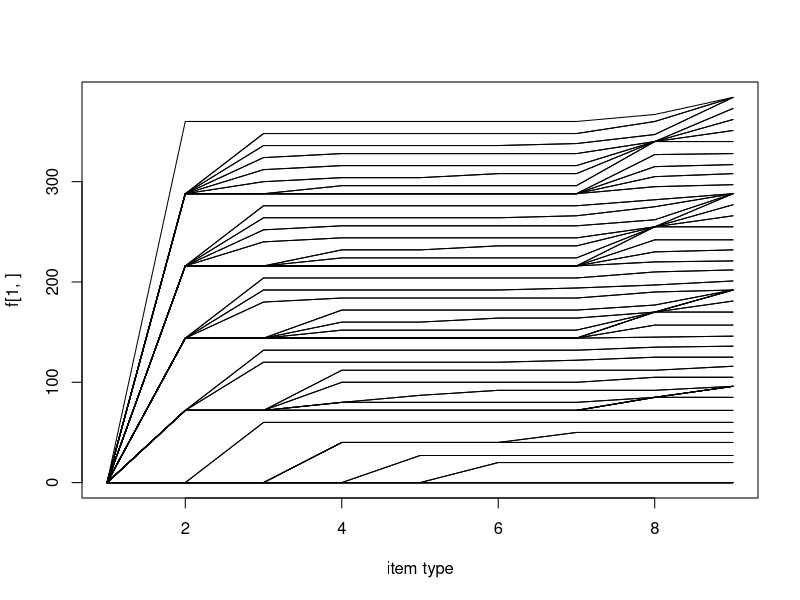

Generate this figure with R:
g <- function(x, v){
  return(x * v)
}

# weight
w <- c(20,18,14,12,10,16,22,24)
# value
v <- c(72,60,40,27,20,50,85,96)

# we have N types of items
N <- length(w)

# consider a case with two functions

Z <- seq(1, 100, 1)

# get the maximum Z
zMax <- 100

# we need the value function f

f <- matrix(0, zMax, N + 1) # + 1 corresponds to the 0 as the initial index for i
x <- array(0, dim = c(zMax, N + 1, N + 1)) #each iteration the previous values of optimal values also change, 
# so we need to introduce an additional dimension to keep the state of 1 : (N + 1) variables at the state i in (1, N + 1)

for (i in 1:N){
  z <- 1
  print(i)
  
  while (z <= zMax){
    
    alpha <- floor(z / w[i])
    
    auxiliary <- matrix(0, alpha + 1, 1)
    
    for (xi in 0:alpha){
      # xi is just potential x[i] value to test for the maximum
      if ( (z - w[i] * xi) == 0){
        # in this case we have no more capacity, so we will just not earn more, so we put 0 for the f_(N-1) 
        auxiliary[xi + 1, 1] <- g(xi, v[i])
        #x[z, 1:i] <- 0
      } else {
        auxiliary[xi + 1, 1] <- g(xi, v[i]) + f[z - (w[i] * xi), i]    
      }
    } 
    # get the xi for which the value function is the biggest 
    maximizingX <- which(auxiliary == max(auxiliary, na.rm = TRUE) )
    
    if (length(maximizingX) > 1 ){  
      
      wWith0 <- c(0, w) 
      
      x[z , i + 1, i + 1] <- maximizingX[(which(wWith0[maximizingX] == min(wWith0[maximizingX]) ) )] - 1 # -1 corresponds to the zero which is also availale there
      f[z , i + 1] <- max(auxiliary, na.rm = TRUE)
      
    } else {
      
      x[z , i + 1, i + 1] <- which(auxiliary == max(auxiliary, na.rm = TRUE) ) - 1
      
      # if we use some value function obtainable from the items of the previous (i-1) types,
      # then we need to copy the history of their choices as well, as to get there, we need that specific program
      
      if (z - (w[i] * x[z , i + 1, i + 1]) > 0) {
        # always copy the ith state of the variables 1:i while optimizing the (i+1)-th state !!!!!
        x[z, 1 : i, i + 1] <- x[z - (w[i] * x[z , i + 1, i + 1]), 1 : i, i]
      
      } else {
        # on the other hand, if we exert all the capacity based on the (i+1)-th, so the currently optimized, item type,
        # then we just set everything else to 0
  
        x[z, 1 : i, i + 1] <- 0
      }
      
      f[z , i + 1] <- max(auxiliary, na.rm = TRUE)
    }
    
    print(z)
    print(auxiliary)
    z <- z + 1     
    
  }
}

# plot the f function evolution over item type
plot(f[1,], type = 'l', ylim = c(0,max(f)), xlab = 'item type')

for (z in 1:zMax){
  lines(f[z,])
}

# # plot the f function evolution over item type
# plot(x[1,], type = 'l', ylim = c(0,max(x)), xlab = 'item type')
# 
# for (z in 1:zMax){
#   lines(x[z,])
# }



# the first column of x is artificially corresponding to f_0, which is just 0 for any cargo constraint z,
# so to print the program we take
print( x[zMax,2:(N+1), N+1])
